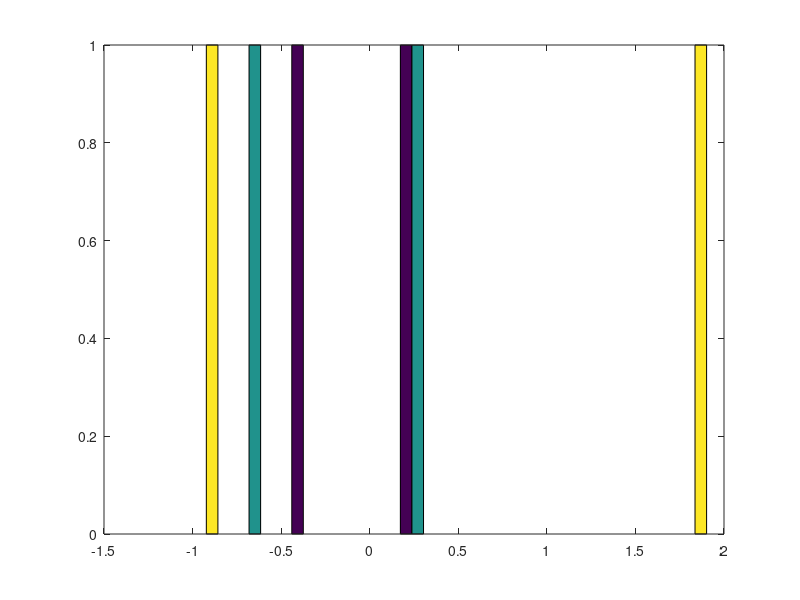

Reproduce this figure in MATLAB.
matrixOnlyOnes = ones(2,3)matrixOnlyZeros = zeros(2,3)matrixIdentity = eye(4)matrixRand = rand(2,3)matrixRandNormalDistribution = randn(2,3)hist(matrixRandNormalDistribution)2*matrixOnlyOnes